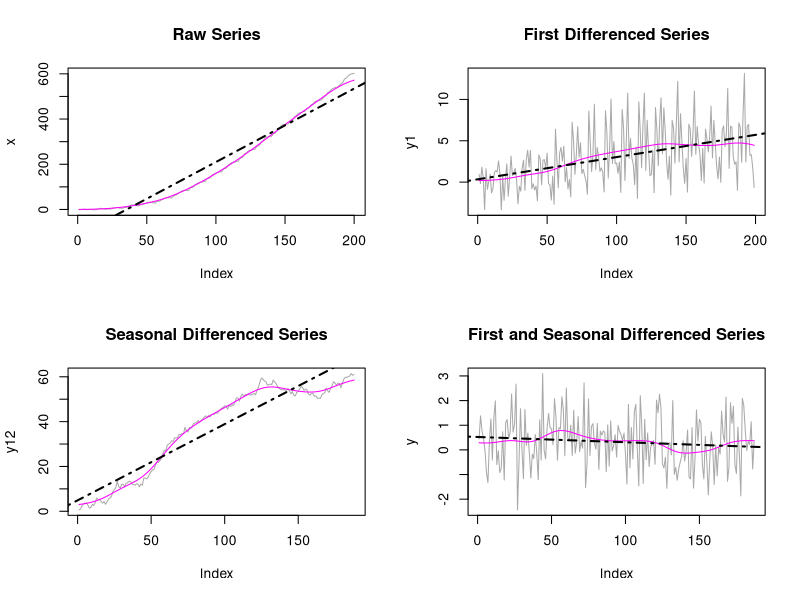
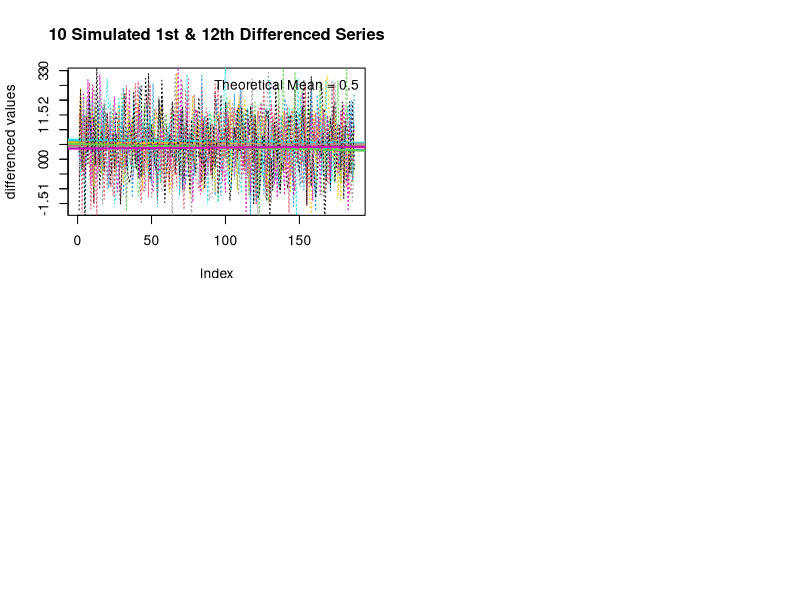

Write the R code that produced these figures, in order.
## ---- chunk 1
knitr::opts_chunk$set(echo = TRUE)
## ---- chunk 2
set.seed(30)
x<-w<-rnorm(200)

#x_t = 0.2 + 0.8*x_{t-12}-0.8*x_{t-13}+x_{i-1}+w_t
for(i in 14:200) x[i]<- 0.5 + x[i-12]- x[i-13]+x[i-1]+w[i]


#difference only once
y1<-diff(x)

#difference only seasonally
y12<-diff(x,12)

#difference lag 1 and seasonally
y<-diff(diff(x),12)

# Kernel smoothing
x.k.smooth.widest = ksmooth(time(x), 
                             x, kernel = c("normal"), 
                             bandwidth = 25)
y1.k.smooth.widest = ksmooth(time(y1), 
                             y1, kernel = c("normal"), 
                             bandwidth = 25)
y12.k.smooth.widest = ksmooth(time(y12), 
                             y12, kernel = c("normal"), 
                             bandwidth = 25)
y.k.smooth.widest = ksmooth(time(y), 
                             y, kernel = c("normal"), 
                             bandwidth = 25)

# Make plots
par(mfrow = c(2,2))

plot(x, type="l", col = "darkgray")
title("Raw Series")
lines(x.k.smooth.widest$x, x.k.smooth.widest$y, col = "magenta")
abline(lm(x~time(x)), lty = "dotdash", col = "black", lwd = 2)

plot(y1, type="l", col = "darkgray")
title("First Differenced Series")
lines(y1.k.smooth.widest$x, y1.k.smooth.widest$y, col = "magenta")
abline(lm(y1~time(y1)), lty = "dotdash", col = "black", lwd =2)

plot(y12, type="l", col = "darkgray")
title("Seasonal Differenced Series")
lines(y12.k.smooth.widest$x, y12.k.smooth.widest$y, col = "magenta")
abline(lm(y12~time(y12)), lty = "dotdash", col = "black", lwd = 2)

plot(y, col = "darkgray", type = "l")
title("First and Seasonal Differenced Series")
lines(y.k.smooth.widest$x, y.k.smooth.widest$y, col = "magenta")
abline(lm(y~time(y)), lty = "dotdash", col = "black", lwd =2)
## ---- chunk 3
y = list()
for (j in 1:10){
  set.seed(j)
  x<-w<-rnorm(200)
  for(i in 14:200) x[i]<- 0.5 + x[i-12]- x[i-13]+x[i-1]+w[i]
  y[[j]]<-diff(diff(x),12)
}

#par(mfrow = c(2,2))

plot(y[[1]], col = rgb(0,0,0, alpha = 0), ylab = "differenced values",
     main = "10 Simulated 1st & 12th Differenced Series")
axis(side = 2, at = seq(-2,3,0.5))
for (j in 1:10){
lines(y[[j]], col = j, type = "l", lwd = 1, lty = "dotted")
abline(lm(y[[j]]~time(y[[1]])), 
       col = j*3, lwd = 2)  
}
legend("topright",legend = "Theoretical Mean = 0.5", bty = "n")
